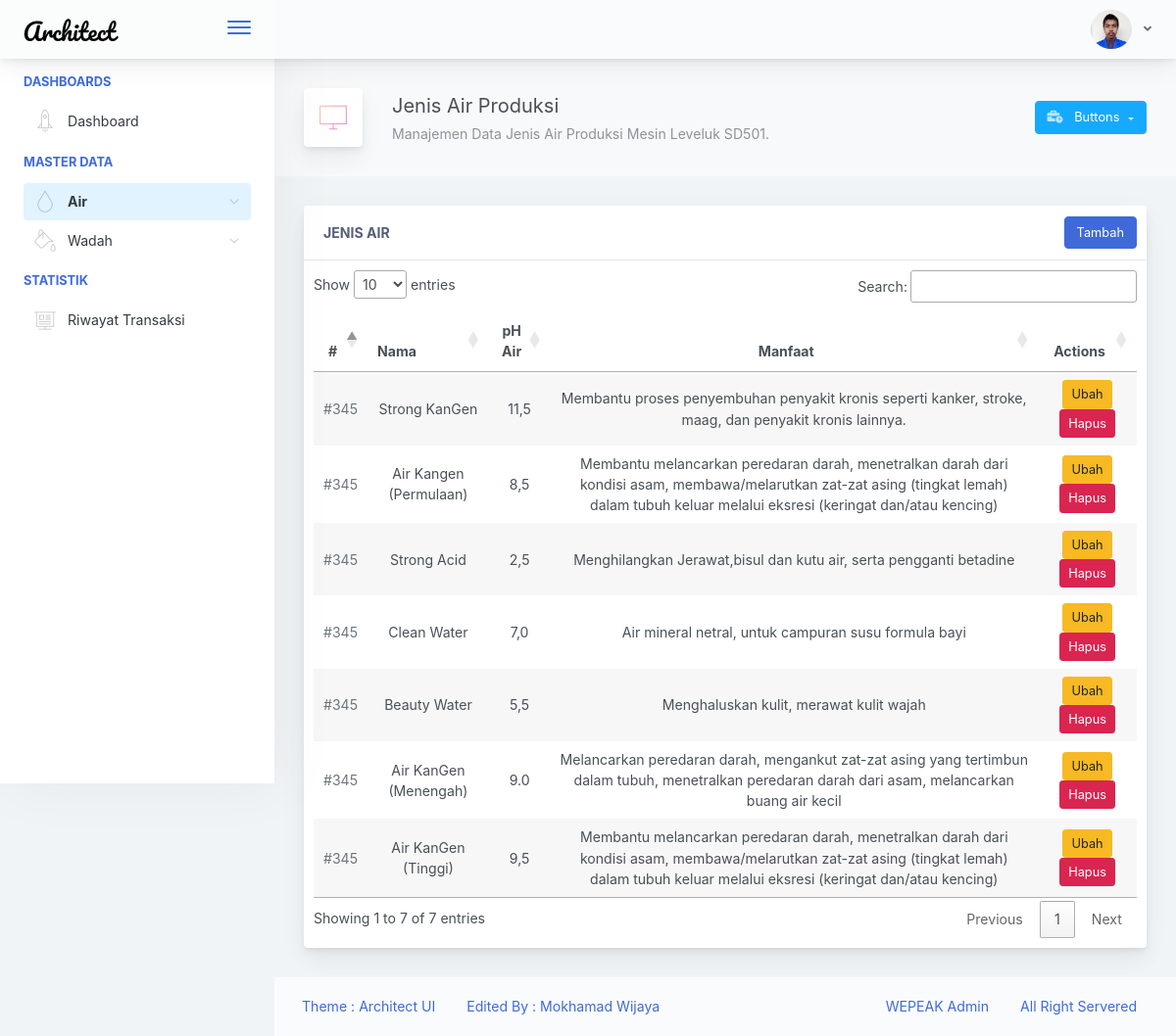
/view/index.php?menu=jenis_air (signed in), run on the app's committed database.
### tables this page shows
CREATE TABLE `jenis_air` (
  `id` int(11) NOT NULL,
  `nama` varchar(25) NOT NULL,
  `ph` varchar(5) NOT NULL,
  `manfaat` text NOT NULL,
  `created_at` timestamp NOT NULL DEFAULT current_timestamp(),
  `update_at` timestamp NOT NULL DEFAULT current_timestamp() ON UPDATE current_timestamp(),
  `delete_at` timestamp NULL DEFAULT NULL
);

### model/jenis_air.php (called while the page is built, shortened)
<?php
function get_air_all()
{
  try {
    $con = new PDO('mysql:host=localhost;dbname=wepeak', "root", '');
    $con->setAttribute(PDO::ATTR_ERRMODE, PDO::ERRMODE_EXCEPTION);
    $wadah_all = $con->prepare("SELECT * FROM wepeak.jenis_air WHERE delete_at IS NULL");
    $wadah_all->execute();
    $result = $wadah_all->fetchAll();
    return $result;
  } catch (\Exception $e) {
    var_dump($e);die;
    return $e;
  }
}
 ?>

### view/contents/jenis_air.php (the view, shortened to what this page needs)
<?php
require_once $_SERVER['DOCUMENT_ROOT'] . '/wepeak/model/jenis_air.php';
$jenis_air = get_air_all();
 ?>
<div class="app-page-title">
    <div class="page-title-wrapper">
        <div class="page-title-heading">
            <div class="page-title-icon">
                <i class="pe-7s-monitor icon-gradient bg-mean-fruit">
                </i>
            </div>
            <div>Jenis Air Produksi
                <div class="page-title-subheading">Manajemen Data Jenis Air Produksi Mesin Leveluk SD501.
                </div>
            </div>
        </div>
        <div class="page-title-actions">
            <div class="d-inline-block dropdown">
                <button type="button" data-toggle="dropdown" aria-haspopup="true" aria-expanded="false" class="btn-shadow dropdown-toggle btn btn-info">
                    <span class="btn-icon-wrapper pr-2 opacity-7">
                        <i class="fa fa-business-time fa-w-20"></i>
                    </span>
                    Buttons
                </button>
            </div>
        </div>    </div>
</div>
<div class="row">
    <div class="col-md-12">
        <div class="main-card mb-3 card">
            <div class="card-header">Jenis Air
                <div class="btn-actions-pane-right">
                    <a href="<?='/wepeak/view/index.php?menu=jenis_air&action=insert'; ?>"
                      class="btn btn-primary">Tambah</a>
                </div>
            </div>
            <div class="table-responsive" style="padding:10px;">
                <table class="align-middle mb-0 table table-borderless table-striped table-hover datatable">
                    <thead>
                    <tr>
                        <th class="text-center">#</th>
                        <th>Nama</th>
                        <th class="text-center">pH Air</th>
                        <th class="text-center">Manfaat</th>
                        <th class="text-center">Actions</th>
                    </tr>
                    </thead>
                    <tbody>
                      <?php foreach($jenis_air as $key => $data): ?>
                    <tr>
                        <td class="text-center text-muted">#345</td>
                        <td class="text-center"><?=$data['nama'];?>
                        </td>
                        <td class="text-center"><?=$data['ph'];?></td>
                        <td class="text-center"><?=$data['manfaat'];?>
                        </td>
                        <td class="text-center">
                            <a href=<?="index.php?menu=jenis_air&action=update&id=" . $data['id'];?> class="btn btn-warning btn-sm">Ubah</a>
                            <a href="<?="index.php?menu=jenis_air&action=delete&id=" . $data['id'];?>" class="btn btn-danger btn-sm" onclick="return confirm('Yakin ingin Menghapus Data Tersebut?');">Hapus</a>
                        </td>
                    </tr>
                  <?php endforeach; ?>
                    </tbody>
                </table>
            </div>
        </div>
    </div>
</div>

### data on the page
jenis_air: nama "Strong KanGen", ph "11,5", manfaat "Membantu proses penyembuhan penyakit kronis seperti kanker, stroke, maag, dan penyakit kronis lainnya."
jenis_air: nama "Air Kangen (Permulaan)", ph "8,5", manfaat "Membantu melancarkan peredaran darah, menetralkan darah dari kondisi asam, membawa/melarutkan zat-zat asing (tingkat lemah) dalam tubuh keluar melalui eksresi (keringat dan/atau kencing)"
jenis_air: nama "Strong Acid", ph "2,5", manfaat "Menghilangkan Jerawat,bisul dan kutu air, serta pengganti betadine"
jenis_air: nama "Clean Water", ph "7,0", manfaat "Air mineral netral, untuk campuran susu formula bayi"
jenis_air: nama "Beauty Water", ph "5,5", manfaat "Menghaluskan kulit, merawat kulit wajah"
jenis_air: nama "Air KanGen (Menengah)", ph "9.0", manfaat "Melancarkan peredaran darah, mengankut zat-zat asing yang tertimbun dalam tubuh, menetralkan peredaran darah dari asam, melancarkan buang air kecil"
jenis_air: nama "Air KanGen (Tinggi)", ph "9,5", manfaat "Membantu melancarkan peredaran darah, menetralkan darah dari kondisi asam, membawa/melarutkan zat-zat asing (tingkat lemah) dalam tubuh keluar melalui eksresi (keringat dan/atau kencing)"
